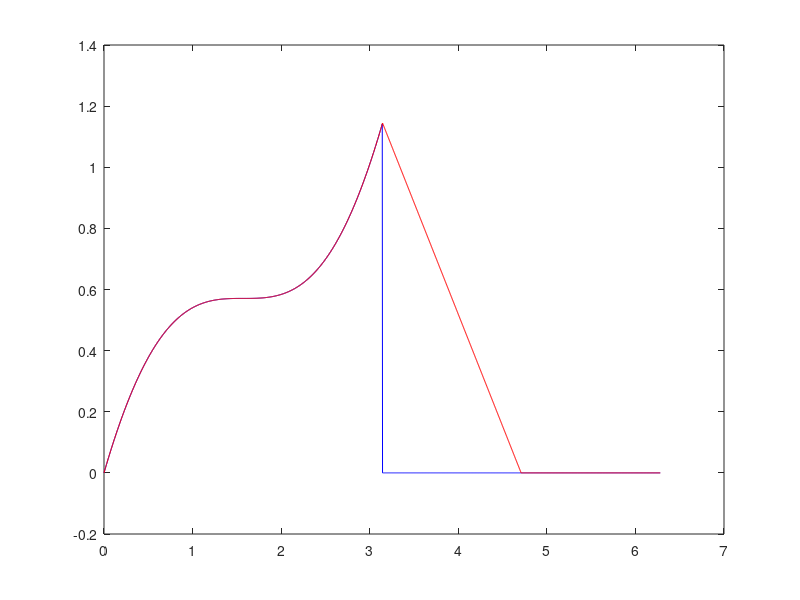

This chart was generated by the following MATLAB code:
% ``Volume penalization for inhomogeneous Neumann boundary conditions modeling scalar flux in complicated geometry'' [J. Comput. Phys. 390 (2019) 452-469]
% and its Corrigendum.
% by T. Sakurai, K. Yoshimatsu, N. Okamoto and K. Schneider
% This is the Matlab/Octave code for Fig. C19 in 
%  "Corrigendum to `Volume penalization for inhomogeneous Neumann boundary conditions modeling scalar flux in complicated geometry'
%-----
% This code is based on the Octave/Matlab code for the example shown in section 2.3 of
% "Analysis and discretization of the volume penalized Laplace operator 
% with Neumann boundary conditions" by D. Kolomenskiy, R. Nguyen van yen
% and K. Schneider
clear all;
close all;

% appendix C
alp=1.0;

% Number of grid points
N = 2048;

% Penalization parameter
eta = 1e-8;

% Domain size
Lx = 2*pi;

% Grid step
h = Lx/N;

% Grid
x = (0:N-1).'*h;

% Fluid domain array index
Omf = find((x>0)&(x<pi));
%Omf1 =find((ge(x,0))&(le(x,pi)));
% Right-hand side of the equation

% Mask function
%chi = zeros(N,1);
chiN = zeros(N,1);
chiD = zeros(N,1);
chiN((x>pi)&(x<1.5*pi)) = 1;
chiD(x>1.5*pi) = 1;
% eps(1) is the machine epsilon near 1. 
% Note that there has to be a grid point on the boundary.
%
chiN(abs(x-pi)<2*eps(1)) = 1/2;
chiN(abs(x-1.5*pi)<2*eps(1)) = 1/2;
chiD(abs(x)<2*eps(1)) = 1/2;
chiD(abs(x-1.5*pi)<2*eps(1)) = 1/2;
%
chi=chiN+chiD;

%f = m^2*cos(m*x);
f = (1-chi).*cos(x);

% Exact solution 
w = cos(x)+alp *x-1;
% Its extension in the solid domain
w(x>pi) = 0;

% Discrete operator matrix
Db = toeplitz([1 -1 zeros(1,N-2)].',[1 zeros(1,N-2) -1])/h;
Df = toeplitz([-1 zeros(1,N-2) 1].',[-1 1 zeros(1,N-2)])/h;
Th = diag(1-chiN+eta*chiN);
%Th = diag(1-chi+eta*chi);
A = -1/2*(Df*Th*Db+Db*Th*Df);

% inhomogeneous Neumann b.c.
bet = alp*sin(x)+ones(N,1)*alp;
% beta * dx chi
dTh = 1/2*bet.*(Db+Df)*chiN;
% Dirichlet pena
Dpena= -chiD/eta ;
%
A=A - diag(Dpena);
f = f + dTh;

% Numerical solution
u = A\f;

% Plot the exact and the numerical solution
figure(1);
plot(x,w,'b-',x,u,'r-');

% Compute the error norm
%err_linfty = max(abs(u(Omf)-w(Omf)))
%err_l2 = sqrt(h*sum((u(Omf)-w(Omf)).^2))

err_linfty = max(abs(u(Omf)-w(Omf)));
err_l1 = h*sum(abs(u(Omf)-w(Omf)));
err_l2 = sqrt(h*sum((u(Omf)-w(Omf)).^2));

error(1:5)=[N h err_linfty err_l1 err_l2];
save('err_DN.data','error');
